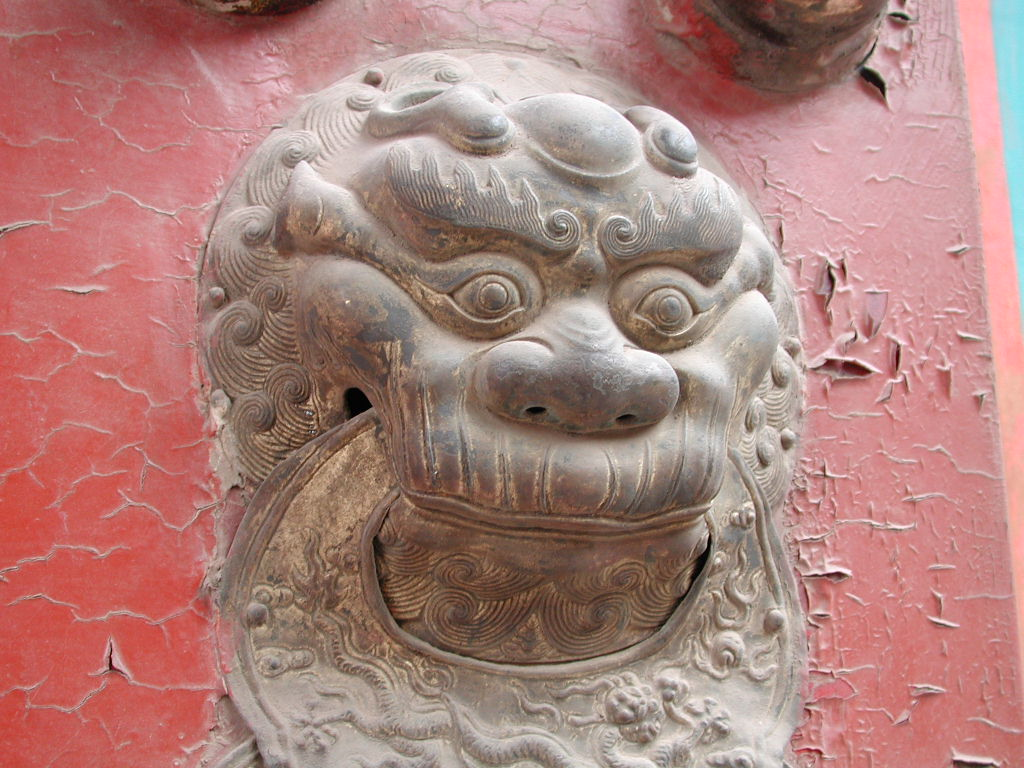
#> input picture Harris/1.JPG, 1024 x 768 px
$ python Harris.py
#> lines starting #> are read from the running program, lines starting #| are printed output that depends on the picture; after the words box and inside, x2 and y2 are one past the last pixel; in counts of white or black regions, pixels touching at a corner belong together
# -*- coding: utf-8 -*-
"""
*Harris角点检测代码，不用OpenCV
*创建于2016.3.27
*作者：Mark
"""
import numpy
import matplotlib.pyplot as plt
import scipy.ndimage.filters as filters

def Compute_Harris_Response(img, sigma=3):
    """对一副灰度图像，返回每个像素值表示Harris角点检测器响应函数值的图像"""
    # 计算导数：
    imx = numpy.zeros(img.shape)
    filters.gaussian_filter(img, (sigma, sigma), (0, 1), imx)
    imy = numpy.zeros(img.shape)
    filters.gaussian_filter(img, (sigma, sigma), (1, 0), imy)

    # 计算Harris矩阵的分量:
    Wxx = filters.gaussian_filter(imx*imx, sigma)
    Wxy = filters.gaussian_filter(imx*imy, sigma)
    Wyy = filters.gaussian_filter(imy*imy, sigma)

    # 计算特征值和迹:
    Wdet = Wxx * Wyy - Wxy * 2
    Wtr = Wxx + Wyy

    return Wdet/Wtr

def Get_Harris_Points(Harris_img, min_dist=10, threshold=0.1, maxnum = 100):
    """ 从Harris图像中返回角点,
    *　min_dist为分割角点和图像边界的最小像素数目
    *　maxnum是返回的最大数目
    """
    # 寻找高于阈值的候选角点：
    corner_threshold = Harris_img.max() * threshold
    Harris_img_T = (Harris_img > corner_threshold) * 1
    #得到候选角点的坐标:
    coords = numpy.array(Harris_img_T.nonzero()).T
    #得到Harris响应值：
    Candidate_Value = [Harris_img[c[0], c[1]] for c in coords]
    # 对候选点按照响应值排序
    index = numpy.argsort(Candidate_Value)

    if index.size > maxnum:
        index = index[:maxnum]

    # 将可行点的位置保存到数组当中
    Allowed_locations = numpy.zeros(Harris_img.shape, dtype=numpy.uint8)
    Allowed_locations[min_dist:-min_dist, min_dist:-min_dist] = 1  # 这一句是圈出一圈限定范围

    # 按照最小距离原则选择最佳的Harris点
    filtered_coords = []
    for i in index:
        if Allowed_locations[coords[i, 0], coords[i, 1]] == 1:
            filtered_coords.append(coords[i])
            Allowed_locations[(coords[i, 0]-min_dist):(coords[i, 0]+min_dist),
            (coords[i, 0]-min_dist):(coords[i, 0]+min_dist)] = 0
    return filtered_coords

def Plot_harris_points(img, filtered_coords):
    plt.figure()
    plt.gray()
    plt.imshow(img)
    plt.plot([p[1] for p in filtered_coords], [p[0] for p in filtered_coords], '.')
    plt.axis('off')
    plt.show()

# [74 lines left out: functions get_descriptors, ncc, match, match_twosided, appendimages, plot_matches, not called in this run]


if __name__ == '__main__':
    import cv2
    img = cv2.imread("1.JPG", cv2.IMREAD_COLOR)
#> img is the input picture: shape (768, 1024, 3); mean B, G, R 124, 129.9, 173.4
    r, g, b = cv2.split(img)
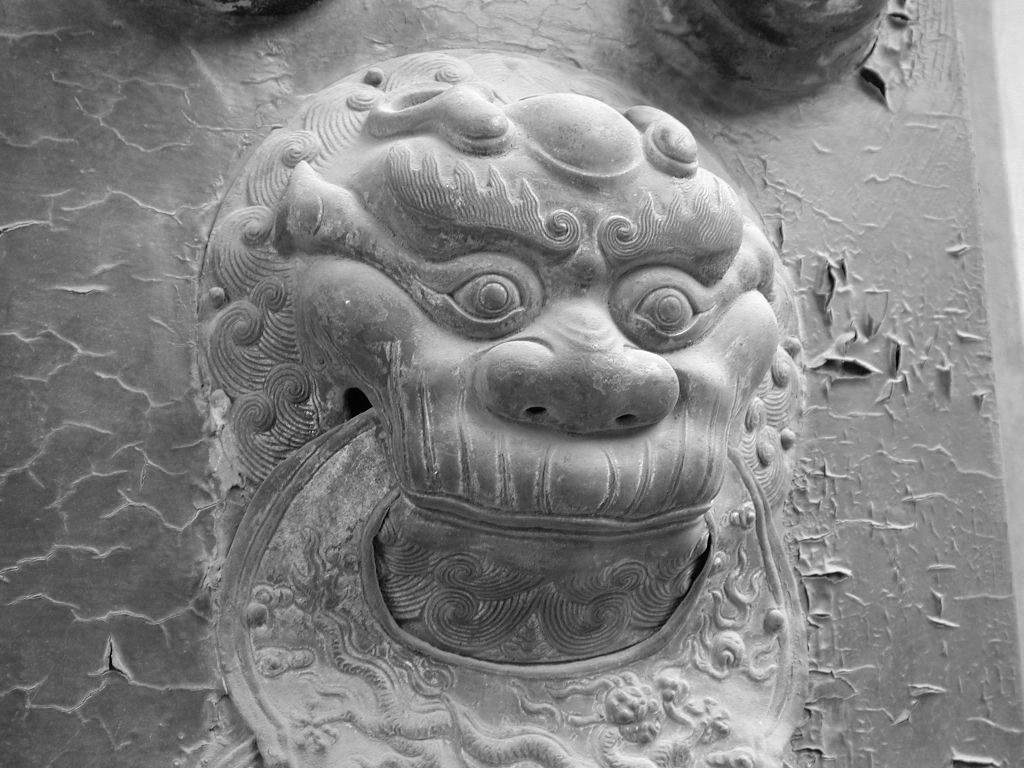
#> g: shape (768, 1024); min 0, max 255, mean 129.9
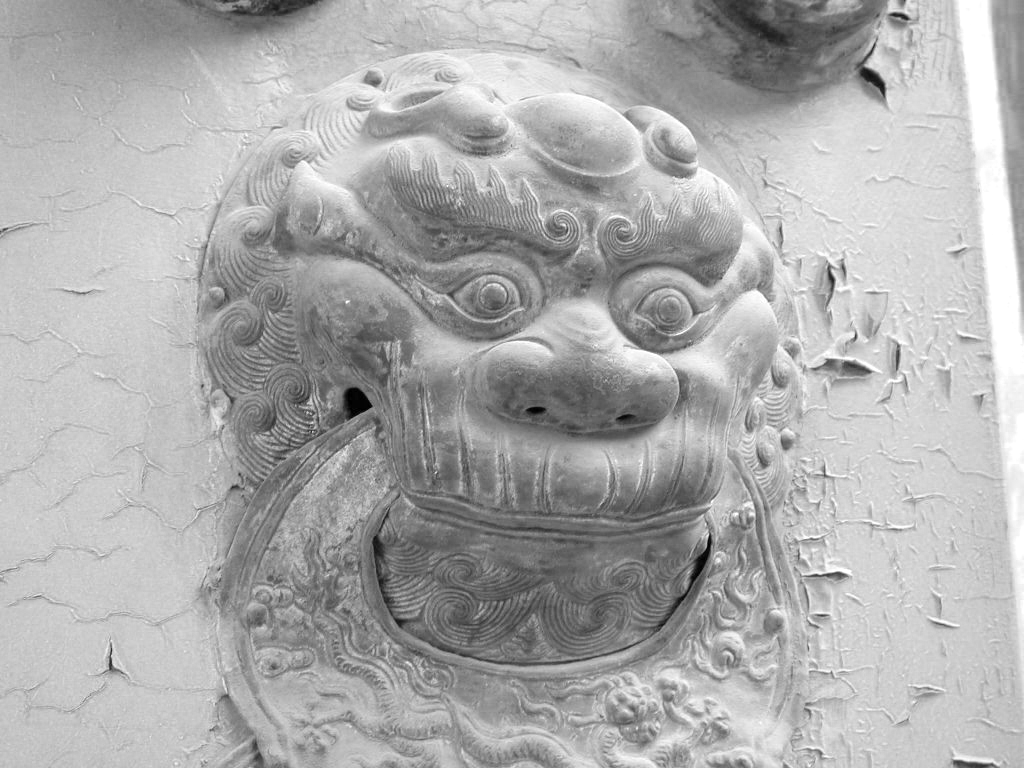
#> b: shape (768, 1024); min 0, max 255, mean 173.4
    img = cv2.merge((b, g, r))
    G_img = cv2.cvtColor(img, cv2.COLOR_BGR2GRAY)
    HarrisImg = Compute_Harris_Response(G_img)
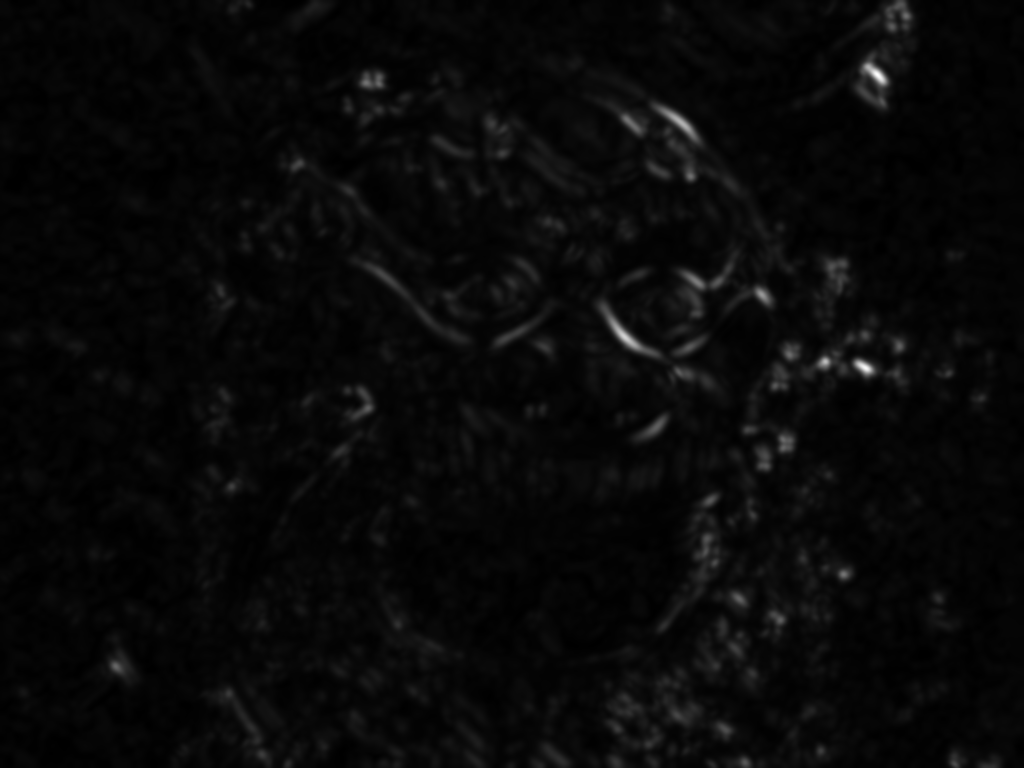
#> HarrisImg: shape (768, 1024) float64; min -0.811, max 62.3, mean 1.4; drawn with min black and max white
    # cv2.imshow("result", HarrisImg)
    # cv2.waitKey(0)
    Filtered_coords = Get_Harris_Points(HarrisImg)
#> in Get_Harris_Points, `corner_threshold = Harris_img.max() * threshold`: corner_threshold = 6.23
#> in Get_Harris_Points, `Harris_img_T = (Harris_img > corner_threshold) * 1`:
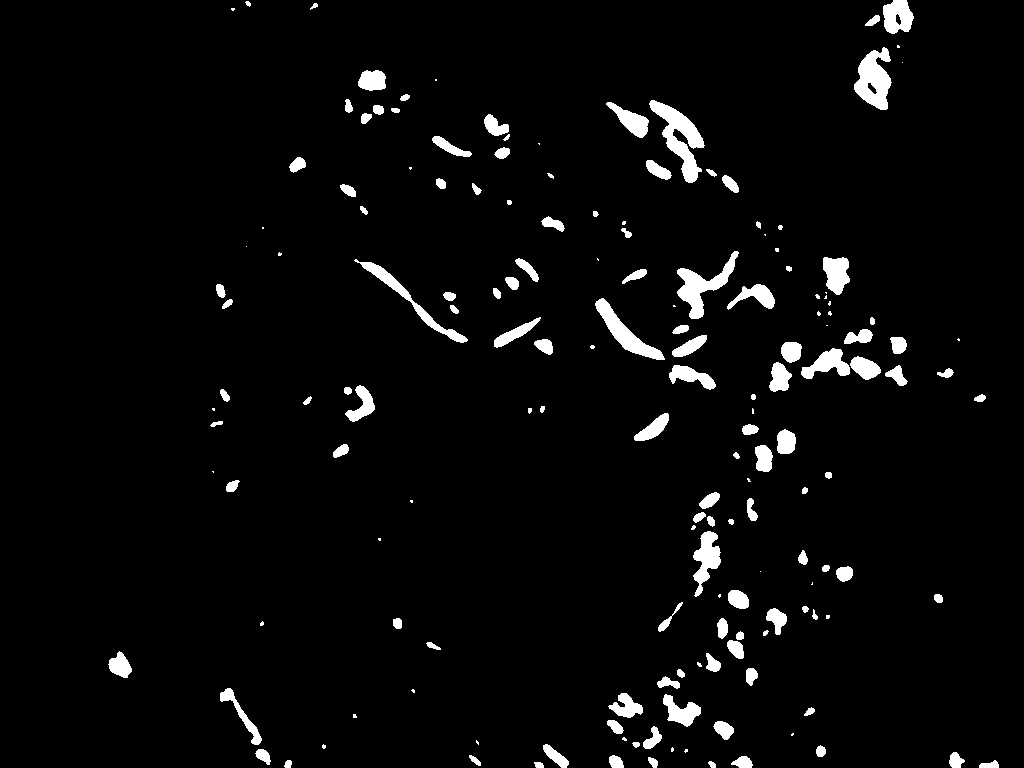
#> Harris_img_T: shape (768, 1024) int64; values 0 (black) and 1 (white), 3.7% white; 168 white regions (44 under 20 px), largest, box (x1, y1, x2, y2) and area: (649, 100, 705, 183) 1746, (854, 47, 892, 110) 1462, (677, 251, 739, 319) 1377
#> in Get_Harris_Points, `coords = numpy.array(Harris_img_T.nonzero()).T`: coords = 29430 pairs, first value 0 to 767, second value 108 to 998
#> in Get_Harris_Points, `Candidate_Value = [Harris_img[c[0], c[1]] for c in coords]`: Candidate_Value = 29430 items
#> in Get_Harris_Points, `index = index[:maxnum]`: index = 100 values, max 29352 at index 70, min 242 at index 46, mean 16411.9
#> the loop in Get_Harris_Points, `for i in index:` made 100 passes
#> i on passes 1 to 12: 11052, 13494, 18898, 13920, 26709, 4792, 6660, 22948, 19977, 23609, 6482, 1143
#> after the loop in Get_Harris_Points, `for i in index:`:
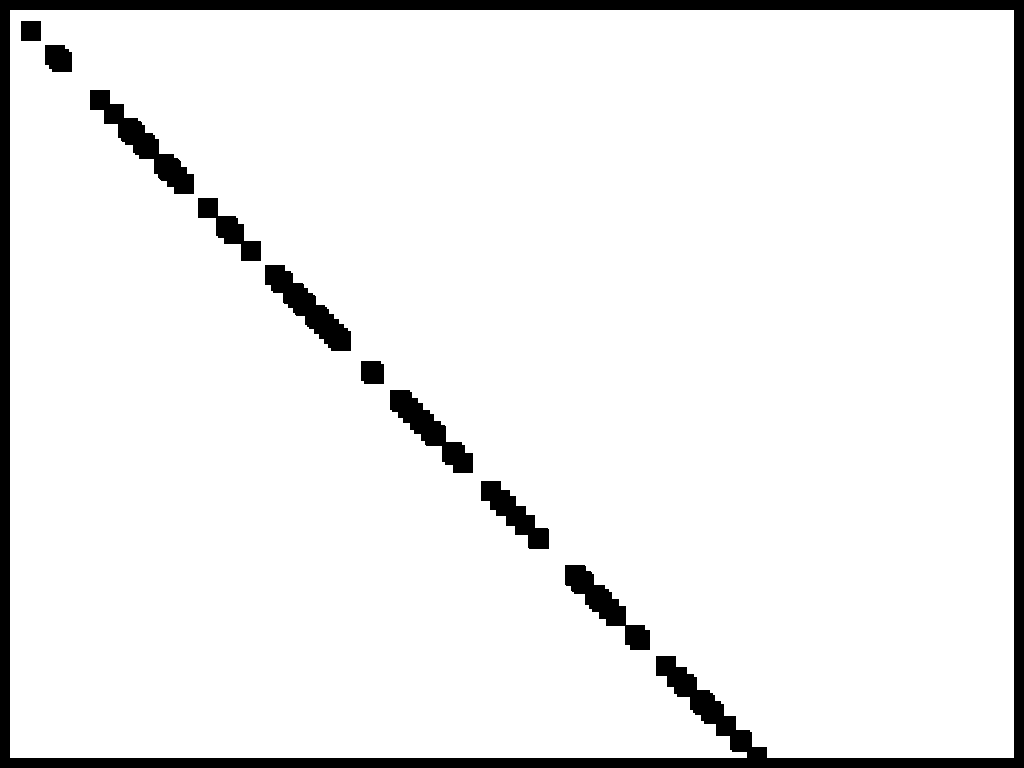
#> Allowed_locations: shape (768, 1024); values 0 (black) and 1 (white), 93.2% white; 10 black regions, largest, box (x1, y1, x2, y2) and area: (0, 0, 1024, 768) 38325, (90, 90, 194, 194) 2936, (265, 265, 351, 351) 2664
#> after the loop in Get_Harris_Points, `for i in index:`: filtered_coords = 94 pairs, first value 31 to 757, second value 123 to 974
#> Filtered_coords has the same summary as filtered_coords in Get_Harris_Points
    Plot_harris_points(img, Filtered_coords)
#> in Plot_harris_points, `plt.show()`:
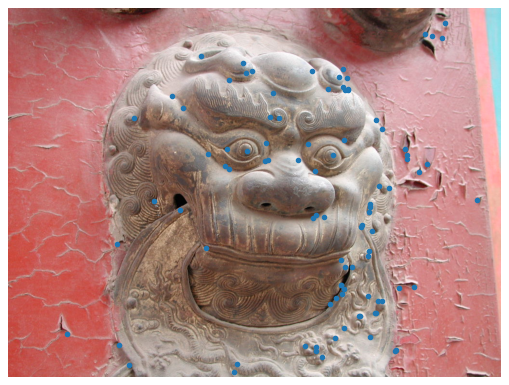
#> figure drawn by matplotlib, 1 panel

$ run again, with Harris/2.JPG copied over Harris/1.JPG
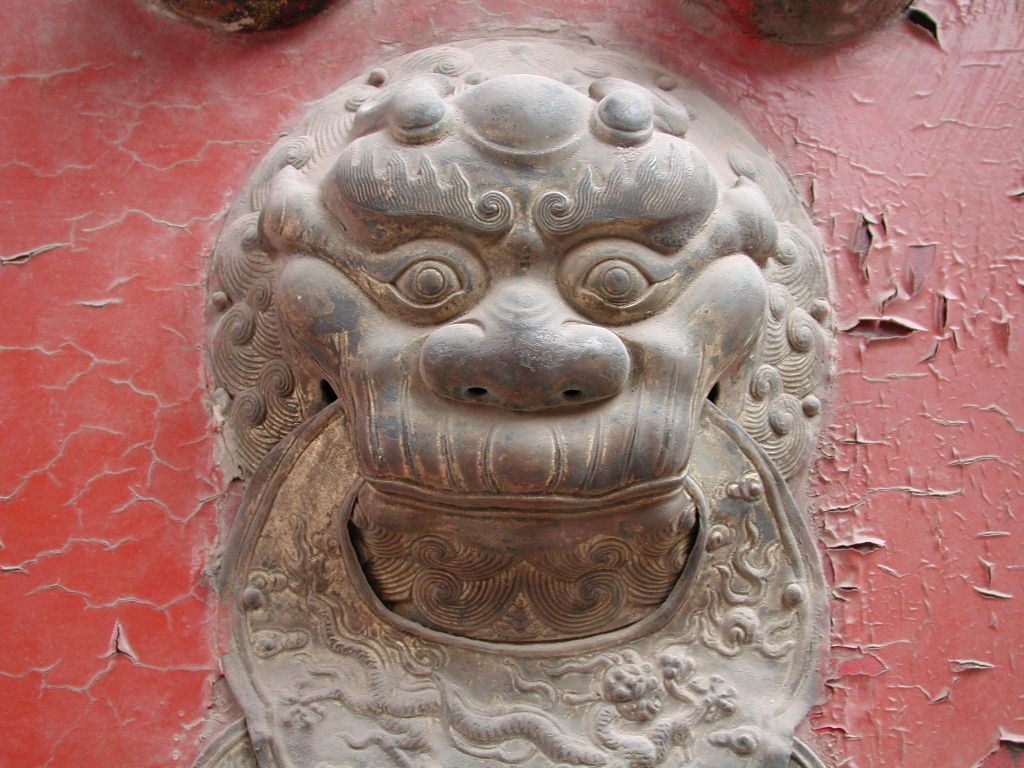
#> input picture Harris/2.JPG, 1024 x 768 px
#> img is the input picture: shape (768, 1024, 3); mean B, G, R 110.8, 117.1, 160.4
#> corner_threshold = 6.05
#> in Get_Harris_Points, `Harris_img_T = (Harris_img > corner_threshold) * 1`:
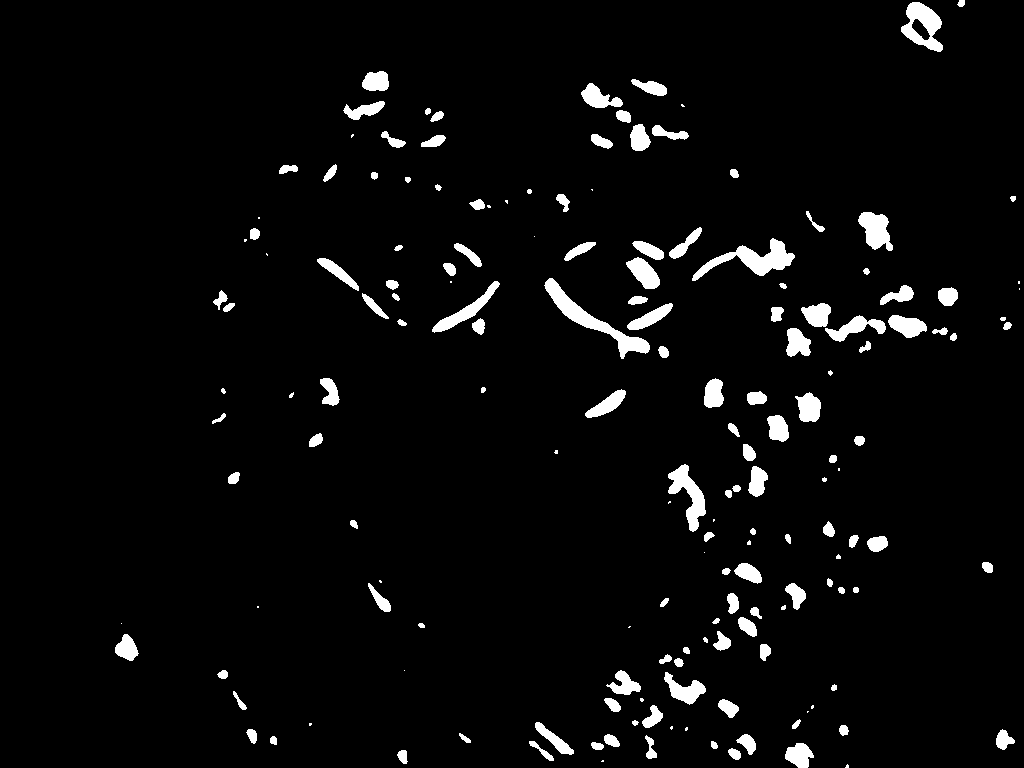
#> Harris_img_T: shape (768, 1024) int64; values 0 (black) and 1 (white), 3.9% white; 170 white regions (35 under 20 px), largest, box (x1, y1, x2, y2) and area: (544, 278, 650, 359) 1664, (692, 238, 795, 281) 1496, (901, 2, 943, 52) 1120
#> coords = 30483 pairs, first value 0 to 767, second value 115 to 1019
#> Candidate_Value = 30483 items
#> index = 100 values, max 30357 at index 40, min 619 at index 71, mean 16102.2
#> the loop in Get_Harris_Points, `for i in index:` made 100 passes
#> i on passes 1 to 8: 20497, 28644, 4860, 22698, 22044, 29497, 7069, 25406
#> after the loop in Get_Harris_Points, `for i in index:`: filtered_coords = 98 pairs, first value 25 to 757, second value 219 to 1000
#> Filtered_coords has the same summary as filtered_coords in Get_Harris_Points
#> in Plot_harris_points, `plt.show()`:
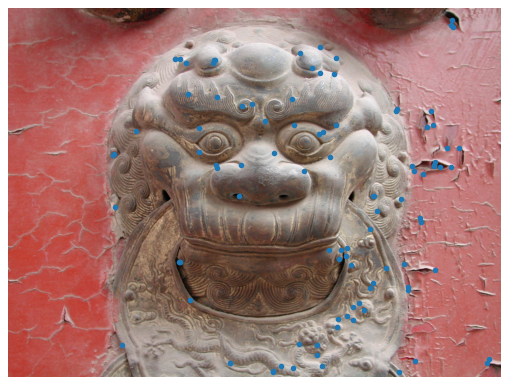
#> figure drawn by matplotlib, 1 panel
